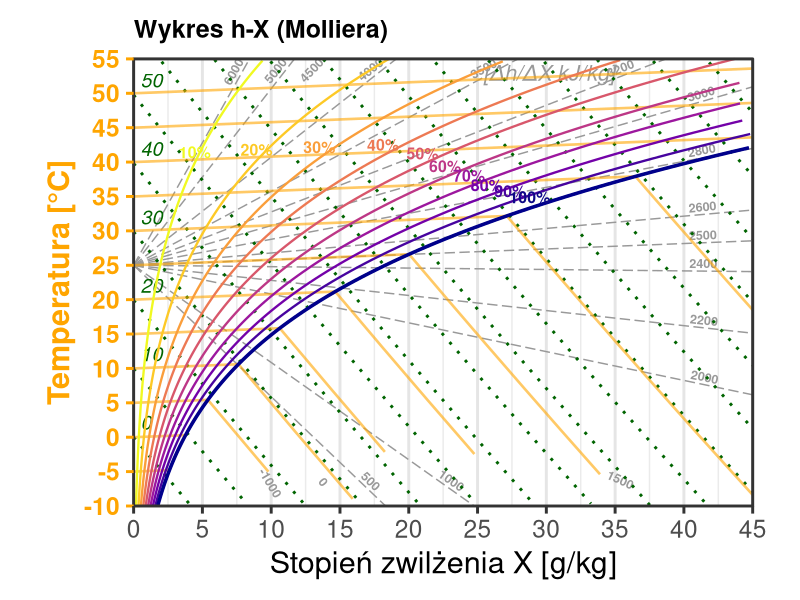
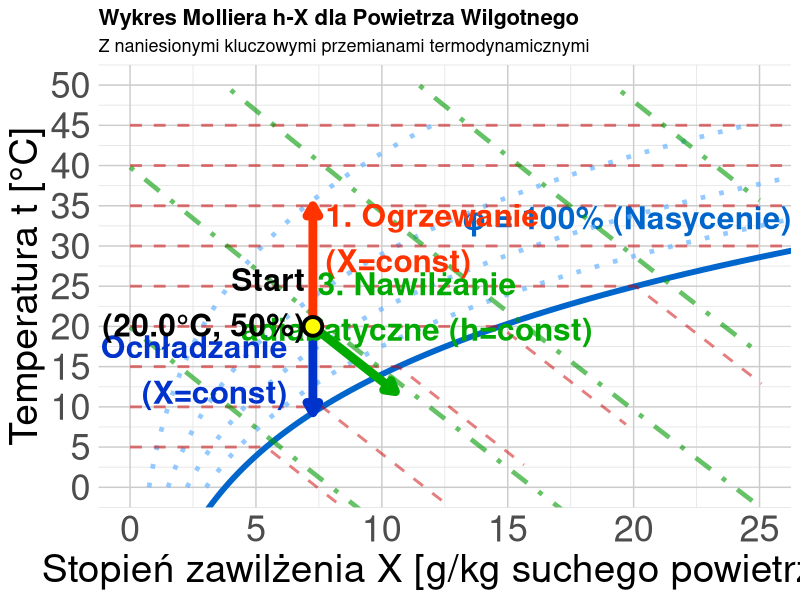

R code for these plots, in order:
## ---- chunk 1
#| label: ix-diagram-all
#| echo: false
#| fig-align: center
#| fig-width: 14        # Duża szerokość "źródłowa" (w calach)
#| fig-height: 8        # Duża wysokość "źródłowa"
#| out-width: "100%"    # Rozciągnij do granic kontenera

library(ggplot2)
library(dplyr)

# --- 1. KONFIGURACJA I STAŁE ---
CONSTANTS <- list(
    p_atm = 1013.25,
    cp_dry = 1.005,
    cp_vap = 1.86,
    r_0 = 2501.0
)

# --- 2. FUNKCJE FIZYCZNE ---
get_psat <- function(t) {
    6.112 * exp((17.62 * t) / (243.12 + t))
}

get_x_from_rh <- function(t, rh, p = CONSTANTS$p_atm) {
    ps <- get_psat(t)
    pv <- rh * ps
    if (any(pv >= p)) {
        return(NA)
    }
    0.622 * pv / (p - pv)
}

get_t_from_h_x <- function(h, x_kg) {
    (h - x_kg * CONSTANTS$r_0) / (CONSTANTS$cp_dry + x_kg * CONSTANTS$cp_vap)
}

# --- 3. PRZYGOTOWANIE DANYCH ---
generate_mollier_data <- function() {
    x_max_g <- 45
    t_min <- -10
    t_max <- 55 # Górna granica wykresu

    # Stała transformacji wizualnej (wznios izoterm)
    vis_slope_val <- 0.08
    
    # Funkcja pomocnicza do transformacji
    transform_t <- function(t, x_g) {
        t + vis_slope_val * x_g
    }

    # A. Krzywe wilgotności (RH)
    t_seq <- seq(t_min, t_max, by = 0.5)
    # Zwiększamy zakres t_seq, bo przy transformacji t maleje w dół? Nie, t rośnie.
    # Musimy uważać na zakresy
    
    rh_levels <- c(0.1, 0.2, 0.3, 0.4, 0.5, 0.6, 0.7, 0.8, 0.9, 1.0)

    df_rh <- expand.grid(t = t_seq, rh = rh_levels) %>%
        mutate(
            x_kg = get_x_from_rh(t, rh),
            x_g = x_kg * 1000,
            # Aplikujemy transformację wizualną do t
            t_vis = transform_t(t, x_g)
        ) %>%
        filter(!is.na(x_kg), x_g <= x_max_g) %>%
        # Nadpisujemy t, żeby ggplot używał t_vis, ale zachowujemy t_real
        mutate(t_real = t, t = t_vis) # Teraz t to t_vis

    # B. Linie Entalpii (Izentalpy)
    h_levels <- seq(0, 160, by = 10)
    x_seq_h <- seq(0, x_max_g, length.out = 200)

    df_h <- expand.grid(h_val = h_levels, x_g = x_seq_h) %>%
        mutate(
            x_kg = x_g / 1000,
            t_phys = get_t_from_h_x(h_val, x_kg),
            t = transform_t(t_phys, x_g) # t wizualne
        ) %>%
        filter(t >= t_min, t <= t_max + 10) # Szerszy zakres filtra

    # C. Przygotowanie etykiet entalpii
    h_labels <- df_h %>%
        group_by(h_val) %>%
        filter(x_g == max(x_g) | t == max(t)) %>%
        slice(1) %>%
        mutate(
            label_pos = ifelse(t >= t_max - 1, "top", "right")
        )

    # D. Izotermy (z załamaniem w punkcie nasycenia)
    t_iso_levels <- seq(-10, 55, by = 5)
    df_iso_list <- lapply(t_iso_levels, function(temp) {
        # 1. Punkt nasycenia
        x_sat_kg <- get_x_from_rh(temp, 1.0)
        # Jeśli NA (poza wykresem), to cała linia jest w obszarze pary przegrzanej lub mgły (teoretycznie)
        if (is.na(x_sat_kg)) x_sat_kg <- 100 # Duża wartość
        x_sat_g <- x_sat_kg * 1000

        # Segment 1: Przegrzana (lekko wznosząca się - cecha wykresu ukośnokątnego)
        s1_x_max <- min(x_sat_g, x_max_g)
        x_vals_s1 <- seq(0, s1_x_max, length.out = 10)
        
        # Tutaj t = temp + slope * x (transformacja)
        seg1 <- data.frame(
            x_g = x_vals_s1,
            t = transform_t(temp, x_vals_s1), 
            group = paste0("t", temp, "_dry")
        )
        
        # Jeśli saturacja jest poza wykresem, zwracamy tylko segment 1
        if (x_sat_g >= x_max_g) {
            return(seg1)
        }

        # Segment 2: Mgła (spadek wzdłuż izentalpy)
        # Punkt Nasycenia (fizyczny) -> t = temp, x = x_sat_g
        # Punkt Nasycenia (wizualny) -> t_vis = temp + slope * x_sat_g
        # To jest ZAPEWNIONE przez transform_t(temp, x_vals_s1) na końcu s1.
        
        # Fizyczna entalpia w punkcie nasycenia
        h_sat <- CONSTANTS$cp_dry * temp + x_sat_kg * (CONSTANTS$r_0 + CONSTANTS$cp_vap * temp)
        
        # Zakres x we mgle
        x_fog_g <- seq(x_sat_g, x_max_g, length.out = 10)
        x_fog_kg <- x_fog_g / 1000
        
        # Fizyczna temperatura we mgle (dla h_vis = const)
        t_fog_phys <- (h_sat - x_fog_kg * CONSTANTS$r_0) / (CONSTANTS$cp_dry + x_fog_kg * CONSTANTS$cp_vap)
        
        # Wizualna temperatura we mgle (transformowana!)
        t_fog_vis <- transform_t(t_fog_phys, x_fog_g)
        
        seg2 <- data.frame(
            x_g = x_fog_g,
            t = t_fog_vis,
            group = paste0("t", temp, "_fog")
        )

        rbind(seg1, seg2)
    })
    df_iso <- do.call(rbind, df_iso_list)

    # E. Pęk Linii (Wykres tła - skala h_w) - "Biegun" w (0, 25 st. C)
    # Epsilon = (dh/dx) ~ cp * dt/dx + r0
    # Slope dt/dx_kg = (Epsilon - r0) / cp

    pole_x <- 0
    pole_y <- 25 # Przesunięty biegun

    # Lista wartości ze skrajnymi zakresami
    eps_values <- sort(unique(c(
        -1000, # Chłodzenie z osuszaniem
        seq(0, 1500, 500),
        seq(2000, 3200, 200),
        2500,
        seq(3500, 5000, 500),
        6000 # Czyste ogrzewanie
    )))

    fan_list <- lapply(eps_values, function(eps) {
        slope <- (eps - CONSTANTS$r_0) / CONSTANTS$cp_dry

        # Równanie prostej: t - pole_y = slope * (x_kg - pole_x)
        # t = pole_y + slope * x_kg

        x1 <- 0
        y1 <- 0
        side <- "none"

        # 1. Sprawdzamy prawą ścianę (x = x_max)
        x_end_kg <- x_max_g / 1000
        t_at_xmax <- pole_y + slope * x_end_kg

        if (t_at_xmax <= t_max && t_at_xmax >= t_min) {
            # Trafia w prawą krawędź
            x1 <- x_max_g
            y1_phys <- t_at_xmax
            side <- "right"
        } else {
             # Trafia w górę lub dół
             if (slope > 0) {
                 # Góra (t = 55) (tu t oznacza t_phys)
                 # Ale uwaga: t_max na wykresie to t_vis? Nie, granice wykresu t_min/t_max są w t_phys czy t_vis?
                 # Skoro rysujemy t_vis, to granica wykresu Y=55 jest wizualna.
                 # t_vis = t_phys + slope_vis * x
                 # 55 = (25 + slope_phys * x) + slope_vis * x
                 # 55 - 25 = x * (slope_phys + slope_vis)
                 # x = 30 / (slope_phys + slope_vis)
                 
                 effective_slope <- slope + vis_slope_val*1000 # vis_slope_val jest na gram, slope na kg -> uwaga na jednostki!
                 # vis_slope_val = 0.08 [deg/g] = 80 [deg/kg]
                 # slope [deg/kg]
                 
                 x_top_kg <- (t_max - pole_y) / (slope + vis_slope_val * 1000)
                 x1 <- x_top_kg * 1000
                 y1_phys <- pole_y + slope * x_top_kg
                 side <- "top"
             } else {
                 # Dół (t = -10)
                 # Analogicznie:
                 x_bot_kg <- (t_min - pole_y) / (slope + vis_slope_val * 1000) # Tu mianownik może być różny
                 
                 # Wzór ogólny na przecięcie z poziomą linią Y=Y_limit w układzie wizualnym:
                 # Y_limit = (pole_y + slope*x) + vis_skew*x
                 # Y_limit - pole_y = x * (slope + vis_skew)
                 
                 denom <- slope + vis_slope_val * 1000
                 x1 <- (t_min - pole_y) / denom * 1000
                 y1_phys <- pole_y + slope * (x1/1000)
                 
                 side <- "bottom"
             }
        }
        
        # Ograniczanie do zakresu wykresu
        if (x1 > x_max_g) {
             x1 <- x_max_g
             y1_phys <- pole_y + slope * (x1/1000)
             side <- "right" # Wymuszenie right jeśli wyszło poza
        }
        if (x1 < 0) x1 <- 0 
        
        # Transformacja wizualna Y
        y1 <- transform_t(y1_phys, x1)

        # Obliczamy kąt rotacji dla tekstu, aby biegł wzdłuż linii
        # Uwzględniamy coord_fixed(ratio = 0.5), co "rozciąga" oś X względem Y
        # Tangens kąta wizualnego = ratio * (dy/dx)
        vis_slope <- 0.5 * ((y1 - pole_y) / (x1 - pole_x))
        angle <- atan(vis_slope) * 180 / pi

        # Pozycjonowanie etykiety
        factor <- 0.92
        lab_x <- pole_x + (x1 - pole_x) * factor
        lab_y <- pole_y + (y1 - pole_y) * factor

        data.frame(x0 = pole_x, y0 = pole_y, x1 = x1, y1 = y1, eps = eps, side = side, lab_x = lab_x, lab_y = lab_y, angle = angle)
    })
    df_fan <- do.call(rbind, fan_list)

    list(rh = df_rh, h_lines = df_h, h_labels = h_labels, isotherms = df_iso, fan = df_fan)
}

data <- generate_mollier_data()

# --- 4. RYSOWANIE ---

p <- ggplot() +

    # 0. TŁO - PĘK LINII (Skala Randa) dla epsilon
    geom_segment(
        data = data$fan,
        aes(x = x0, y = y0, xend = x1, yend = y1),
        color = "gray60", size = 0.5, linetype = "longdash"
    ) +
    geom_text(
        data = data$fan,
        aes(x = lab_x, y = lab_y, label = eps, angle = angle),
        hjust = 0.5, vjust = -0.3,
        size = 3.2, color = "gray60", fontface = "bold"
    ) +
    # Opis jednostki skali Randa
    annotate("text", x = 35, y = 53, label = "[\u0394h/\u0394X kJ/kg]", color = "gray60", size = 5.5, fontface = "italic", hjust = 1) +

    # 1. LINIE ENTALPII
    geom_line(
        data = data$h_lines, aes(x = x_g, y = t, group = h_val),
        color = "darkgreen", size = 1, linetype = "dotted"
    ) +

    # Etykiety Entalpii (Inteligentne pozycjonowanie)
    geom_text(
        data = data$h_labels,
        aes(x = x_g, y = t, label = h_val, hjust = ifelse(label_pos == "top", 0.5, 0)),
        vjust = -0.5,
        nudge_x = 0.5,
        size = 5, color = "darkgreen", fontface = "italic"
    ) +

    # 2. IZOTERMY (Custom Grid)
    geom_line(
        data = data$isotherms,
        aes(x = x_g, y = t, group = group),
        color = "orange", size = 0.9, linetype = "solid", alpha = 0.6
    ) +

    # 3. KRZYWE WILGOTNOŚCI
    geom_line(
        data = data$rh, aes(x = x_g, y = t, group = rh, color = factor(rh)),
        size = 0.8
    ) +
    geom_line(
        data = data$rh %>% filter(rh == 1.0),
        aes(x = x_g, y = t), color = "darkblue", size = 1.2
    ) +

    # Etykiety RH (ZMNIEJSZONE do 4, Kolor dopasowany do linii)
    geom_text(
        data = data$rh %>% filter(t > 25) %>% group_by(rh) %>% slice(round(n() / 2)),
        aes(x = x_g, y = t, label = paste0(rh * 100, "%"), color = factor(rh)),
        size = 4, fontface = "bold", vjust = -0.4,
        show.legend = FALSE
    ) +
    # 4. STYL I KOLORY
    scale_color_viridis_d(option = "C", direction = -1) +
    scale_x_continuous(expand = c(0, 0), limits = c(0, 45), breaks = seq(0, 45, 5)) +
    scale_y_continuous(expand = c(0, 0), limits = c(-10, 55), breaks = seq(-10, 55, 5)) +
    labs(
        title = "Wykres h-X (Molliera)",
        subtitle = NULL, # Usunąłem podtytuł, by zyskać miejsce
        x = "Stopień zwilżenia X [g/kg]",
        y = "Temperatura [°C]"
    ) +
    theme_bw(base_size = 22) + # Duża czcionka bazowa

    theme(
        # Marginesy: Góra, Prawa, Dół, Lewa (Zmniejszone, bo etykiety są wewnątrz)
        plot.margin = margin(t = 0.5, r = 0.5, b = 0.5, l = 0.5, "cm"),

        # Izotermy (Custom) i Oś Y (Pomarańczowe)
        panel.grid.major.y = element_blank(), # Wyłączamy standardową siatkę Y, bo mamy własne izotermy
        panel.grid.minor.y = element_blank(),
        panel.grid.major.x = element_line(color = "gray90"),
        axis.text.y = element_text(color = "orange", face = "bold"),
        axis.title.y = element_text(color = "orange", face = "bold"),
        axis.ticks.y = element_line(color = "orange"),

        # Tytuł
        plot.title = element_text(size = 18, face = "bold"),
        legend.position = "none"
    ) +

    # Clip = "off" pozwala pisać po marginesach
    coord_fixed(ratio = 0.5, clip = "off")

print(p)
## ---- chunk 2
#| label: ix-diagram-advanced
#| echo: false
#| fig-align: center
#| fig-width: 14        # Duża szerokość "źródłowa" (w calach)
#| fig-height: 8        # Duża wysokość "źródłowa"
#| out-width: "100%"    # Rozciągnij do granic kontenera

library(ggplot2)

# ===== FUNKCJE POMOCNICZE (fizyka powietrza wilgotnego) =====

# Ciśnienie nasycenia pary wodnej (Magnus formula)
p_sat <- function(t) {
    # t w °C, wynik w kPa
    0.61121 * exp((18.678 - t / 234.5) * (t / (257.14 + t)))
}

# Stopień zawilżenia dla danej temp i wilgotności względnej
x_calc <- function(t, phi, p_atm = 101.325) {
    # phi w %, p_atm w kPa
    p_p <- (phi / 100) * p_sat(t)
    622 * p_p / (p_atm - p_p) # g/kg
}

# Entalpia właściwa [kJ/kg] (h = cp*t + x*(r0 + cpv*t))
h_calc <- function(t, x) {
    1.005 * t + (x / 1000) * (2501 + 1.86 * t)
}

# ===== GENEROWANIE SIATKI WYKRESU =====

# Krzywa nasycenia (phi = 100%)
t_range <- seq(-5, 50, 0.5)
x_sat <- sapply(t_range, function(t) x_calc(t, 100))
df_sat <- data.frame(t = t_range, x = x_sat)
df_sat <- df_sat[df_sat$x < 30, ]

# Linie stałej wilgotności względnej (phi = const)
phi_levels <- c(20, 40, 60, 80)
df_phi <- do.call(rbind, lapply(phi_levels, function(phi) {
    t_vals <- seq(0, 45, 1)
    x_vals <- sapply(t_vals, function(t) x_calc(t, phi))
    data.frame(t = t_vals, x = x_vals, phi = phi)
}))
df_phi <- df_phi[df_phi$x < 30 & df_phi$x > 0, ]

# Izotermy (t = const) - z załamaniem na linii saturacji
temp_levels <- seq(5, 45, 5)
df_iso_t <- do.call(rbind, lapply(temp_levels, function(temp) {
    # Punkt saturacji dla danej temperatury
    x_sat <- x_calc(temp, 100)

    # Segment 1: Obszar pary przegrzanej (poziomy, od x=0 do x_sat)
    segment1 <- data.frame(
        t = temp,
        x = seq(0, x_sat, length.out = 30),
        temp_label = temp,
        segment = "przegrzana"
    )

    # Segment 2: Obszar mgły (izotermy równoległe do izentalp)
    # W obszarze mgły na wykresie h-X izotermy biegną niemal równolegle do izentalp.
    # Obliczamy "entalpię nasycenia" w punkcie załamania, używając tych samych współczynników co przy rysowaniu izentalp.
    h_sat_approx <- 1.005 * temp + x_sat * (2.5 + 0.00186 * temp)

    x_max_fog <- min(x_sat + 5, 30) # Zasięg we mgle
    x_fog <- seq(x_sat, x_max_fog, length.out = 20)

    # Wyznaczamy przebieg temperatury dla stałej entalpii (pseudo-izoterma we mgle)
    t_fog <- (h_sat_approx - 2.5 * x_fog) / (1.005 + 0.00186 * x_fog)

    segment2 <- data.frame(
        t = t_fog,
        x = x_fog,
        temp_label = temp,
        segment = "mgla"
    )

    rbind(segment1, segment2)
}))

# Izentalpy (h = const)
h_levels <- seq(20, 100, 20)
df_isenth <- do.call(rbind, lapply(h_levels, function(h_val) {
    # Dla danej entalpii h, mamy: t = (h - 2.5*x) / (1 + 0.00186*x) (przybliżenie)
    x_vals <- seq(0, 25, 0.5)
    t_vals <- (h_val - 2.5 * x_vals) / (1.005 + 0.00186 * x_vals)
    df_temp <- data.frame(t = t_vals, x = x_vals, h = h_val)
    # Ogranicz do obszaru fizycznego
    df_temp <- df_temp[df_temp$t >= -10 & df_temp$t <= 50 & df_temp$x >= 0 & df_temp$x <= 25, ]
    df_temp
}))

# ===== PRZEMIANY CHARAKTERYSTYCZNE =====

# Punkt początkowy: t0=20°C, phi0=50%
t0 <- 20
phi0 <- 50
x0 <- x_calc(t0, phi0)
h0 <- h_calc(t0, x0)

# 1. OGRZEWANIE (X=const, w górę)
t1_heat <- 35 # Ogrzanie do 35°C
x1_heat <- x0 # X stałe!
h1_heat <- h_calc(t1_heat, x1_heat)
heating <- data.frame(
    t = seq(t0, t1_heat, length.out = 20),
    x = x0
)

# 2. OCHŁADZANIE (X=const, w dół do punktu rosy)
# Punkt rosy: temp przy której phi=100% dla danego X
t_dew <- uniroot(function(t) x_calc(t, 100) - x0, interval = c(-10, t0))$root
cooling <- data.frame(
    t = seq(t0, t_dew, length.out = 20),
    x = x0
)

# 3. NAWILŻANIE ADIABATYCZNE (h=const, ukośnie w dół-prawo)
# Dla h=const: nawilżamy wodą, temp spada, x rośnie
x_humid_max <- min(x0 + 6, x_calc(15, 99)) # Kończymy przy niższej temp
df_humid_temp <- data.frame(x = seq(x0, x_humid_max, length.out = 30))
df_humid_temp$t <- (h0 - 2.5 * df_humid_temp$x) / (1.005 + 0.00186 * df_humid_temp$x)
humidification <- df_humid_temp[df_humid_temp$t >= 10, ]

# ===== WYKRES =====
ggplot() +
    # Krzywa nasycenia
    geom_line(data = df_sat, aes(x = x, y = t), color = "#0066cc", linewidth = 2) +
    annotate("text",
        x = max(df_sat$x) - 10, y = max(df_sat$t) + 2,
        label = "φ = 100% (Nasycenie)", color = "#0066cc", fontface = "bold", size = 8
    ) +

    # Linie stałej wilgotności względnej
    geom_line(
        data = df_phi, aes(x = x, y = t, group = phi),
        color = "#66b3ff", linetype = "dotted", linewidth = 1.6, alpha = 0.7
    ) +

    # Izotermy
    geom_line(
        data = df_iso_t, aes(x = x, y = t, group = temp_label),
        color = "#cc0000", linetype = "dashed", linewidth = 1.0, alpha = 0.5
    ) +

    # Izentalpy
    geom_line(
        data = df_isenth, aes(x = x, y = t, group = h),
        color = "#009900", linetype = "dotdash", linewidth = 1.6, alpha = 0.6
    ) +

    # === PRZEMIANY ===

    # Ogrzewanie (czerwona strzałka w górę)
    geom_path(
        data = heating, aes(x = x, y = t),
        color = "#ff3300", linewidth = 3, arrow = arrow(length = unit(0.3, "cm"), type = "closed")
    ) +
    annotate("text",
        x = x0 + .5, y = (t0 + t1_heat * 1.2) / 2,
        label = "1. Ogrzewanie\n(X=const)", color = "#ff3300", fontface = "bold", size = 8, hjust = 0
    ) +

    # Ochładzanie (niebieska strzałka w dół)
    geom_path(
        data = cooling, aes(x = x, y = t),
        color = "#0033cc", linewidth = 3, arrow = arrow(length = unit(0.3, "cm"), type = "closed")
    ) +
    annotate("text",
        x = x0 - 1, y = (t0 + t_dew) / 2,
        label = "2. Ochładzanie\n(X=const)", color = "#0033cc", fontface = "bold", size = 8, hjust = 1
    ) +

    # Nawilżanie adiabatyczne (zielona strzałka ukośna)
    geom_path(
        data = humidification, aes(x = x, y = t),
        color = "#00aa00", linewidth = 3, arrow = arrow(length = unit(0.3, "cm"), type = "closed")
    ) +
    annotate("text",
        x = (x0 + x_humid_max + 1) / 2 + 2, y = humidification$t[10] + 5,
        label = "3. Nawilżanie\nadiabatyczne (h=const)", color = "#00aa00", fontface = "bold", size = 8
    ) +

    # Punkt początkowy
    geom_point(aes(x = x0, y = t0), size = 5, color = "black", shape = 21, fill = "yellow", stroke = 2) +
    annotate("text",
        x = x0 - .3, y = t0 + 3, label = sprintf("Start\n(%.1f°C, %.0f%%)", t0, phi0),
        fontface = "bold", size = 8, hjust = 1
    ) +

    # Opisy
    labs(
        title = "Wykres Molliera h-X dla Powietrza Wilgotnego",
        subtitle = "Z naniesionymi kluczowymi przemianami termodynamicznymi",
        x = "Stopień zawilżenia X [g/kg suchego powietrza]",
        y = "Temperatura t [°C]"
    ) +
    theme_minimal(base_size = 13) +
    theme(
        plot.title = element_text(face = "bold", size = 16),
        axis.text = element_text(size = 26), # 2x większe etykiety osi (było 13)
        axis.title = element_text(size = 28), # 2x większe tytuły osi
        panel.grid.minor = element_line(color = "gray90", linewidth = 0.3),
        panel.grid.major = element_line(color = "gray80", linewidth = 0.5)
    ) +
    coord_cartesian(xlim = c(0, 25), ylim = c(0, 50)) +
    scale_x_continuous(breaks = seq(0, 25, 5)) +
    scale_y_continuous(breaks = seq(0, 50, 5))
